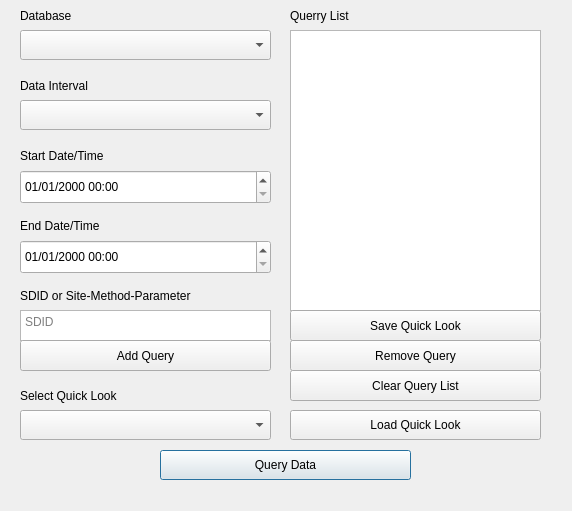
<?xml version="1.0" encoding="UTF-8"?>
<ui version="4.0">
 <class>winWebQuery</class>
 <widget class="QMainWindow" name="winWebQuery">
  <property name="geometry">
   <rect>
    <x>0</x>
    <y>0</y>
    <width>572</width>
    <height>511</height>
   </rect>
  </property>
  <property name="windowTitle">
   <string>Query</string>
  </property>
  <property name="autoFillBackground">
   <bool>false</bool>
  </property>
  <property name="styleSheet">
   <string notr="true">font: 57 12pt &quot;TerminessTTF Nerd Font&quot;;</string>
  </property>
  <widget class="QWidget" name="centralwidget">
   <widget class="QComboBox" name="cbInterval">
    <property name="geometry">
     <rect>
      <x>20</x>
      <y>100</y>
      <width>251</width>
      <height>30</height>
     </rect>
    </property>
   </widget>
   <widget class="QDateTimeEdit" name="dteStartDate">
    <property name="geometry">
     <rect>
      <x>20</x>
      <y>170</y>
      <width>251</width>
      <height>34</height>
     </rect>
    </property>
    <property name="displayFormat">
     <string>MM/dd/yyyy hh:mm</string>
    </property>
   </widget>
   <widget class="QDateTimeEdit" name="dteEndDate">
    <property name="geometry">
     <rect>
      <x>20</x>
      <y>240</y>
      <width>251</width>
      <height>34</height>
     </rect>
    </property>
    <property name="displayFormat">
     <string>MM/dd/yyyy hh:mm</string>
    </property>
   </widget>
   <widget class="QComboBox" name="cbDatabase">
    <property name="geometry">
     <rect>
      <x>20</x>
      <y>30</y>
      <width>251</width>
      <height>30</height>
     </rect>
    </property>
    <property name="autoFillBackground">
     <bool>false</bool>
    </property>
   </widget>
   <widget class="QPushButton" name="btnQuery">
    <property name="geometry">
     <rect>
      <x>160</x>
      <y>450</y>
      <width>251</width>
      <height>30</height>
     </rect>
    </property>
    <property name="text">
     <string>Query Data</string>
    </property>
    <property name="autoDefault">
     <bool>true</bool>
    </property>
    <property name="default">
     <bool>true</bool>
    </property>
   </widget>
   <widget class="QTextEdit" name="textSDID">
    <property name="geometry">
     <rect>
      <x>20</x>
      <y>310</y>
      <width>251</width>
      <height>31</height>
     </rect>
    </property>
    <property name="tabChangesFocus">
     <bool>true</bool>
    </property>
    <property name="placeholderText">
     <string>SDID</string>
    </property>
   </widget>
   <widget class="QLabel" name="label">
    <property name="geometry">
     <rect>
      <x>20</x>
      <y>0</y>
      <width>251</width>
      <height>31</height>
     </rect>
    </property>
    <property name="text">
     <string>Database</string>
    </property>
   </widget>
   <widget class="QLabel" name="label_2">
    <property name="geometry">
     <rect>
      <x>20</x>
      <y>70</y>
      <width>251</width>
      <height>31</height>
     </rect>
    </property>
    <property name="text">
     <string>Data Interval</string>
    </property>
   </widget>
   <widget class="QLabel" name="label_3">
    <property name="geometry">
     <rect>
      <x>20</x>
      <y>140</y>
      <width>251</width>
      <height>31</height>
     </rect>
    </property>
    <property name="text">
     <string>Start Date/Time</string>
    </property>
   </widget>
   <widget class="QLabel" name="label_4">
    <property name="geometry">
     <rect>
      <x>20</x>
      <y>210</y>
      <width>251</width>
      <height>31</height>
     </rect>
    </property>
    <property name="text">
     <string>End Date/Time</string>
    </property>
   </widget>
   <widget class="QListWidget" name="listQueryList">
    <property name="geometry">
     <rect>
      <x>290</x>
      <y>30</y>
      <width>251</width>
      <height>281</height>
     </rect>
    </property>
   </widget>
   <widget class="QPushButton" name="btnAddQuery">
    <property name="geometry">
     <rect>
      <x>20</x>
      <y>340</y>
      <width>251</width>
      <height>31</height>
     </rect>
    </property>
    <property name="text">
     <string>Add Query</string>
    </property>
   </widget>
   <widget class="QLabel" name="label_5">
    <property name="geometry">
     <rect>
      <x>20</x>
      <y>280</y>
      <width>251</width>
      <height>31</height>
     </rect>
    </property>
    <property name="text">
     <string>SDID or Site-Method-Parameter</string>
    </property>
   </widget>
   <widget class="QLabel" name="label_6">
    <property name="geometry">
     <rect>
      <x>290</x>
      <y>0</y>
      <width>251</width>
      <height>31</height>
     </rect>
    </property>
    <property name="text">
     <string>Querry List</string>
    </property>
   </widget>
   <widget class="QPushButton" name="btnRemoveQuery">
    <property name="geometry">
     <rect>
      <x>290</x>
      <y>340</y>
      <width>251</width>
      <height>31</height>
     </rect>
    </property>
    <property name="text">
     <string>Remove Query</string>
    </property>
   </widget>
   <widget class="QPushButton" name="btnSaveQuickLook">
    <property name="geometry">
     <rect>
      <x>290</x>
      <y>310</y>
      <width>251</width>
      <height>31</height>
     </rect>
    </property>
    <property name="text">
     <string>Save Quick Look</string>
    </property>
   </widget>
   <widget class="QLabel" name="label_7">
    <property name="geometry">
     <rect>
      <x>20</x>
      <y>380</y>
      <width>251</width>
      <height>31</height>
     </rect>
    </property>
    <property name="text">
     <string>Select Quick Look</string>
    </property>
   </widget>
   <widget class="QComboBox" name="cbQuickLook">
    <property name="geometry">
     <rect>
      <x>20</x>
      <y>410</y>
      <width>251</width>
      <height>30</height>
     </rect>
    </property>
   </widget>
   <widget class="QPushButton" name="btnLoadQuickLook">
    <property name="geometry">
     <rect>
      <x>290</x>
      <y>410</y>
      <width>251</width>
      <height>30</height>
     </rect>
    </property>
    <property name="text">
     <string>Load Quick Look</string>
    </property>
    <property name="default">
     <bool>false</bool>
    </property>
   </widget>
   <widget class="QPushButton" name="btnClearQuery">
    <property name="geometry">
     <rect>
      <x>290</x>
      <y>370</y>
      <width>251</width>
      <height>31</height>
     </rect>
    </property>
    <property name="text">
     <string>Clear Query List</string>
    </property>
   </widget>
  </widget>
  <widget class="QMenuBar" name="menubar">
   <property name="geometry">
    <rect>
     <x>0</x>
     <y>0</y>
     <width>572</width>
     <height>35</height>
    </rect>
   </property>
  </widget>
 </widget>
 <resources/>
 <connections/>
</ui>
